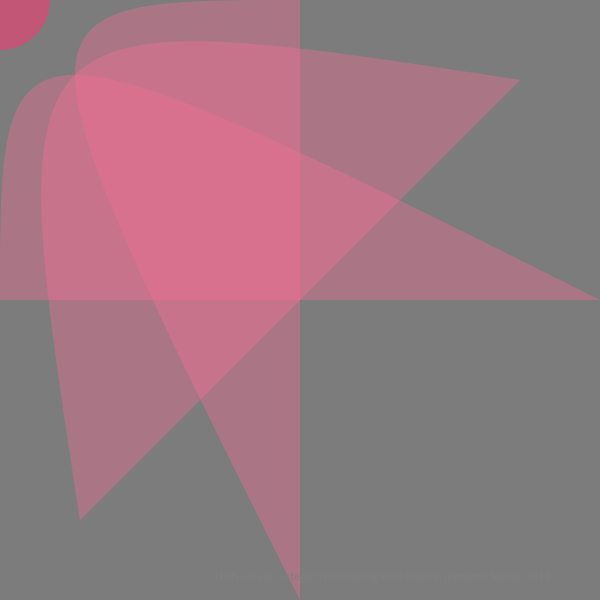
Frame 1 (no input)
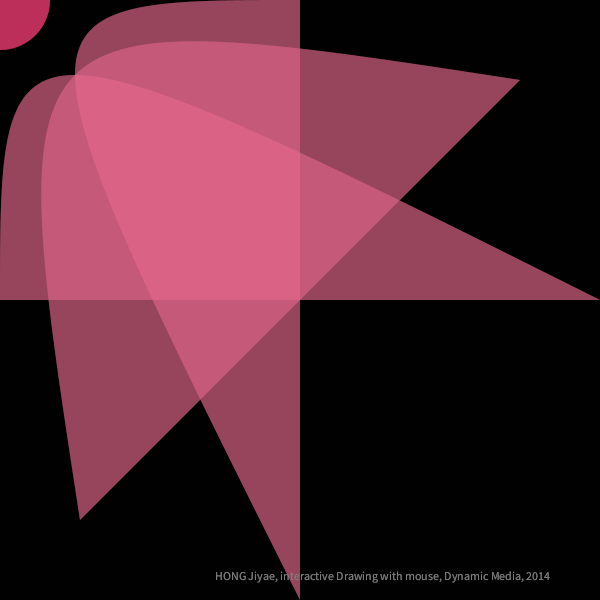
Frame 60 (the mouse pressed at the canvas centre just before this capture)
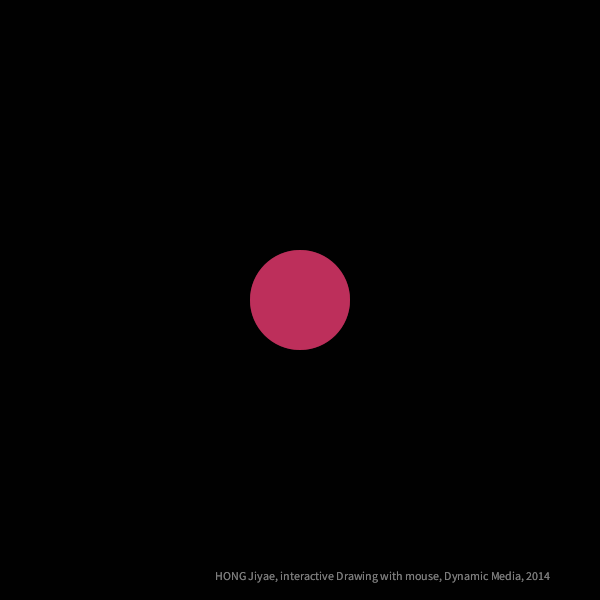
Frame 120 (the mouse held since frame 60 and released just before this capture)

The Processing sketch that drew these frames (run headless with seeded random() and noise(); from frame 60 on, the mouse is pressed at the canvas centre):

// Processing sketch: processing_148960
// ── processing_148960.pde

// Konkuk University
// Department of Dynamic Media
// SOS iDesign
// Name: Hong Jiyae
// ID: 201420117

boolean switchFill1 = true;
boolean switchRotation = true;
boolean onOff = true;
boolean backGround = true;

// ==========================================
void setup() {
  size(600, 600);
  smooth();
  //noLoop();
}
void draw() { 
  noStroke();
  if (backGround) fill(0, 100);
  if (!backGround) fill(#eeeeee, 100);
  rect(0, 0, width, height);
  fill(#F16D95, 100);
  bezier(80, 80, mouseX, mouseY, pmouseX, pmouseY, 520, 520); 
  bezier(80, 520, mouseX, mouseY, pmouseX, pmouseY, 520, 80); 
  bezier(300, 600, mouseX, mouseY, pmouseX, pmouseY, 300, 0); 
  bezier(600, 300, mouseX, mouseY, pmouseX, pmouseY, 0, 300); 
  fill(#F13C73, 150);
  ellipse(mouseX, mouseY, 100, 100);

  title();
}
// ==========================================
void keyPressed() {
  if (key==' ') onOff = !onOff;
  if (onOff) loop();
  if (!onOff) noLoop();
  if (key=='1') switchFill1 = !switchFill1;
  if (keyCode==TAB) backGround = !backGround;
}
void title() { 
  fill(127);
  textAlign(RIGHT);
  text("HONG Jiyae, interactive Drawing with mouse, Dynamic Media, 2014", width-50, height-20);
}
